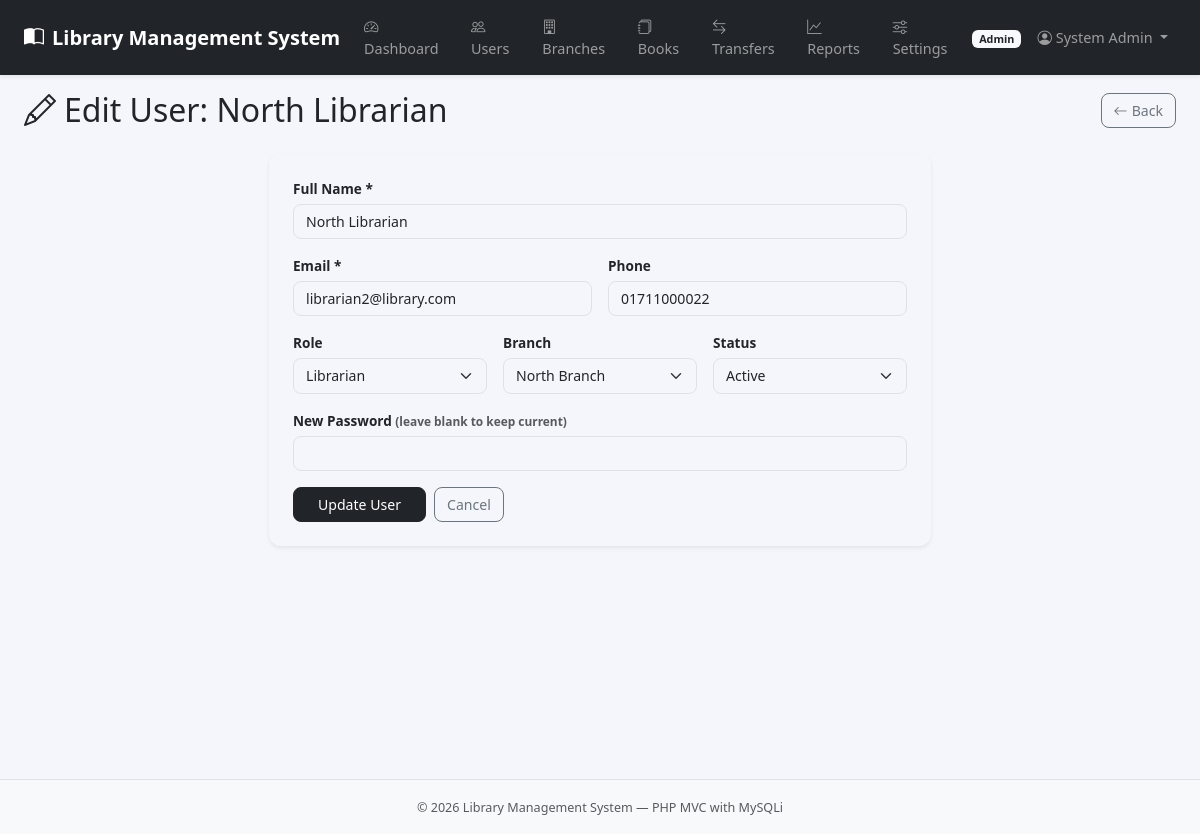
The page /index.php?page=admin_user_edit&id=8 (signed in) on the database its author committed.
### tables this page shows
CREATE TABLE `users` (
  `id` int(11) NOT NULL,
  `name` varchar(150) NOT NULL,
  `email` varchar(150) NOT NULL,
  `password_hash` varchar(255) NOT NULL,
  `phone` varchar(25) DEFAULT NULL,
  `role` enum('member','librarian','branch_manager','admin') NOT NULL DEFAULT 'member',
  `profile_pic` varchar(255) DEFAULT NULL,
  `branch_id` int(11) DEFAULT NULL,
  `is_active` tinyint(1) NOT NULL DEFAULT 1,
  `created_at` timestamp NOT NULL DEFAULT current_timestamp()
);

CREATE TABLE `branches` (
  `id` int(11) NOT NULL,
  `name` varchar(150) NOT NULL,
  `address` text DEFAULT NULL,
  `city` varchar(100) DEFAULT NULL,
  `phone` varchar(25) DEFAULT NULL,
  `manager_id` int(11) DEFAULT NULL,
  `is_active` tinyint(1) NOT NULL DEFAULT 1,
  `created_at` timestamp NOT NULL DEFAULT current_timestamp()
);

### app/controller/admin/user_edit.php (called while the page is built, shortened)
<?php
require_once __DIR__ . '/../../model/UserModel.php';
require_once __DIR__ . '/../../model/Models.php';
$userId      = (int)($_GET['id'] ?? 0);
$userModel   = new UserModel($conn);
$branchModel = new BranchModel($conn);
$user        = $userModel->findById($userId);
$branches = $branchModel->getAll();
require __DIR__ . '/../../view/shared/header.php';
require __DIR__ . '/../../view/admin/user_edit.php';
require __DIR__ . '/../../view/shared/footer.php';

### app/model/UserModel.php (called while the page is built, shortened)
<?php
class UserModel {
    private mysqli $db;
    public function __construct(mysqli $db) {
        $this->db = $db;
    }
    public function findById(int $id): ?array {
        $stmt = $this->db->prepare("SELECT * FROM users WHERE id = ? LIMIT 1");
        $stmt->bind_param('i', $id);
        $stmt->execute();
        $row = $stmt->get_result()->fetch_assoc();
        return $row ?: null;
    }
}

### config/app.php (called while the page is built, shortened)
<?php
function e(string $s): string {
    return htmlspecialchars($s, ENT_QUOTES, 'UTF-8');
}

### app/model/Models.php (called while the page is built, shortened)
<?php
class BranchModel {
    private mysqli $db;
    public function __construct(mysqli $db) { $this->db = $db; }
    public function getAll(): array {
        $r = $this->db->query(
            "SELECT br.*, u.name AS manager_name,
                (SELECT COUNT(*) FROM users WHERE branch_id=br.id AND role='librarian') AS librarian_count
             FROM branches br LEFT JOIN users u ON br.manager_id = u.id ORDER BY br.name");
        return $r->fetch_all(MYSQLI_ASSOC);
    }
}

### app/view/admin/user_edit.php (the view, shortened to what this page needs)
<div class="d-flex justify-content-between align-items-center mb-4">
  <h2 class="mb-0"><i class="bi bi-pencil me-2"></i>Edit User: <?= e($user['name']) ?></h2>
  <a href="<?= BASE_URL ?>index.php?page=admin_users" class="btn btn-outline-secondary"><i class="bi bi-arrow-left me-1"></i>Back</a>
</div>
<div class="row justify-content-center"><div class="col-lg-7">
  <div class="card border-0 shadow-sm"><div class="card-body p-4">
    <form method="POST">
      <div class="row g-3">
        <div class="col-12"><label class="form-label fw-semibold">Full Name *</label>
          <input type="text" name="name" class="form-control" value="<?= e($user['name']) ?>" required></div>
        <div class="col-md-6"><label class="form-label fw-semibold">Email *</label>
          <input type="email" name="email" class="form-control" value="<?= e($user['email']) ?>" required></div>
        <div class="col-md-6"><label class="form-label fw-semibold">Phone</label>
          <input type="text" name="phone" class="form-control" value="<?= e($user['phone']??'') ?>"></div>
        <div class="col-md-4"><label class="form-label fw-semibold">Role</label>
          <select name="role" class="form-select">
            <?php foreach (['member','librarian','branch_manager','admin'] as $r): ?>
            <option value="<?= $r ?>" <?= $user['role']===$r?'selected':'' ?>><?= ucwords(str_replace('_',' ',$r)) ?></option>
            <?php endforeach; ?>
          </select></div>
        <div class="col-md-4"><label class="form-label fw-semibold">Branch</label>
          <select name="branch_id" class="form-select">
            <?php foreach ($branches as $b): ?>
            <option value="<?= $b['id'] ?>" <?= $user['branch_id']==$b['id']?'selected':'' ?>><?= e($b['name']) ?></option>
            <?php endforeach; ?>
          </select></div>
        <div class="col-md-4"><label class="form-label fw-semibold">Status</label>
          <select name="is_active" class="form-select">
            <option value="1" <?= $user['is_active']?'selected':'' ?>>Active</option>
          </select></div>
        <div class="col-12"><label class="form-label fw-semibold">New Password <small class="text-muted">(leave blank to keep current)</small></label>
          <input type="password" name="new_password" class="form-control" minlength="6"></div>
        <div class="col-12 d-flex gap-2">
          <button type="submit" class="btn btn-dark px-4">Update User</button>
          <a href="<?= BASE_URL ?>index.php?page=admin_users" class="btn btn-outline-secondary">Cancel</a>
        </div>
      </div>
    </form>
  </div></div>
</div></div>

### public/css/style.css (style rules this page uses)
:root { --bs-body-bg: #f4f6fb; }
body { background: #f4f6fb; font-family: 'Segoe UI', sans-serif; font-size: .9rem; }
.card { border-radius: 12px; }
.form-control, .form-select { border-radius: 8px; font-size: .88rem; }
.form-label { font-size: .85rem; margin-bottom: .3rem; }
.btn { border-radius: 8px; font-size: .88rem; }

### rows shown on the page
users: name "North Librarian", email "librarian2@library.com", phone "01711000022", role "Librarian", branch_id "North Branch", is_active "Active"

### other values the page prints
APP_NAME "Library Management System"
$navRole "Admin"
$_SESSION['user_name'] "System Admin"
